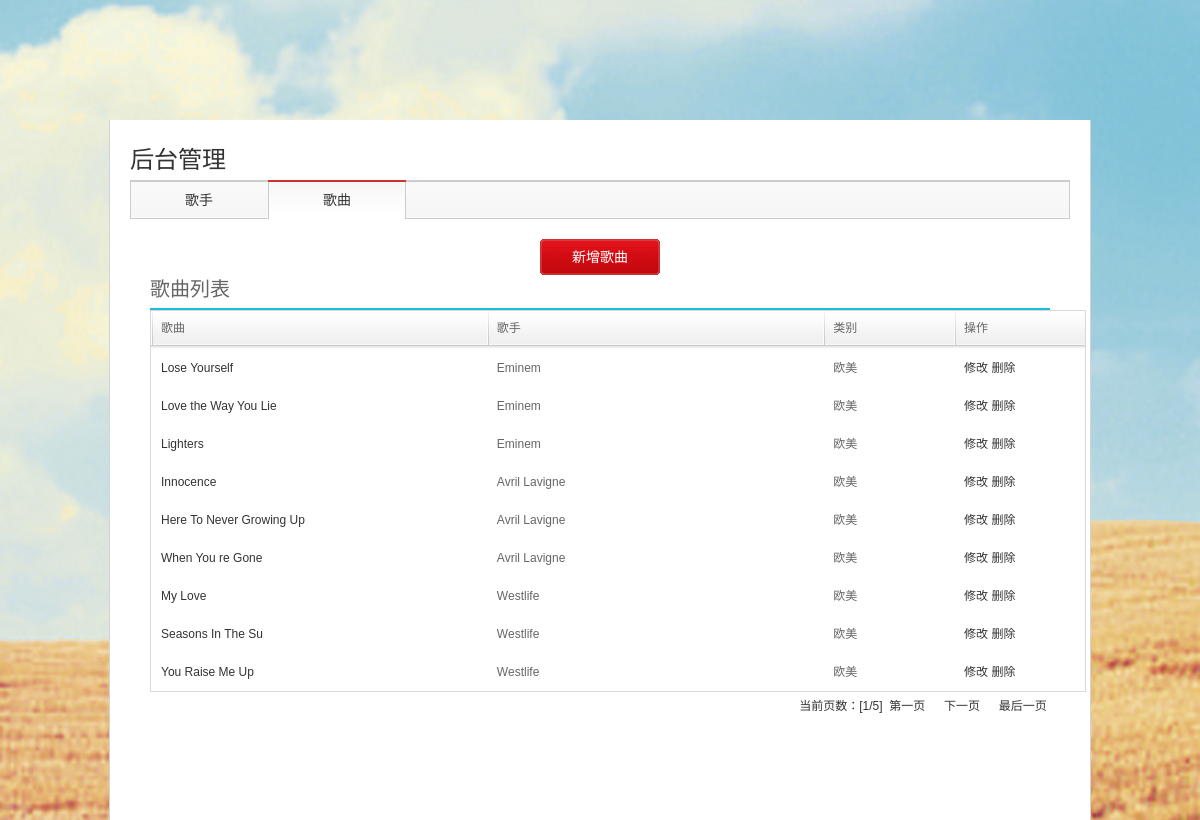
The page /manageSong on the database its author committed.
### app/models.py (models this page shows)
class Song(db.Model):
    __tablename__ = 'song'
    id = db.Column(db.Integer,primary_key=True)
    songName = db.Column(db.String(100)) # 歌曲的名字
    singer = db.Column(db.String(100))   # 歌手
    fileURL = db.Column(db.String(100))  # 歌曲的路径
    hits = db.Column(db.Integer,default=0) # 歌曲的点击量
    style = db.Column(db.Integer)         # 歌曲类型 0:全部  1:华语  2:欧美  3:日语  4:韩语  5:其他
    collects = db.relationship('Collect',backref='song')

### app/home/views.py (the view)
@home.route('/manageSong')
def manageSong():
    page = request.args.get('page', type=int)
    page_data=Song.query.paginate(page=page,per_page=9)
    return  render_template('home/manageSong.html',page_data=page_data)

### app/templates/home/manageSong.html (shortened to what this page needs)
<!DOCTYPE html>
<html>
    <head>
        <link href="{{ url_for('static',filename='css/pt_discover_index.css')}}" type="text/css" rel="stylesheet">
        <link href="{{ url_for('static',filename='css/pt_frame.css')}}" type="text/css" rel="stylesheet">
    </head>
    <body style="background: url(../../static/image/bg.jpg) repeat-y 100% 100%;">
        <div data-module="" data-sub="" id="g_top" class="m-top">
        </div>
        <div class="g-bd" style="margin-top:50px">
            <div class="g-wrap" id="baseBox">
                <div class="u-title u-title-2 f-cb">
                    <h3>
                        <span class="f-ff2">后台管理</span>
                    </h3>
                </div>
                <ul class="m-tabs f-cb">
                    <li class="fst">
                        <a href="{{url_for('home.manageArtist')}}" ><em>歌手</em> </a>
                    </li>
                    <li>
                        <a href="{{url_for('home.manageSong')}}" class="z-slt"><em>歌曲</em> </a>
                    </li>
                </ul>
                <div class="g-wrap p-prf">
                    <div class="n-bind f-cb j-flag">
                        <p class="delete">
                            <a target="contentFrame" href={{url_for('home.manageSongAdd')}} class="btn"><i>新增歌曲</i>
                            </a>
                        </p>
                    </div>
                    <div class="u-title u-title-1 f-cb m-record-title" id="rHeader">
                        <h3>
                            <span class="f-ff2 s-fc3">歌曲列表</span>
                        </h3>
                    </div>
                    <div id="m-record" data-uid="3514008" data-songs="1316"
                        class="m-record">
                        <div id="auto-id-oXK37yPmGlBEcCTf">
                            <div class="j-flag" id="auto-id-42i2wAet2Pki6UW6">
                                <table class="m-table m-table-rank">
                                    <thead>
                                        <tr>
                                            <th>
                                                <div class="wp">
                                                    歌曲
                                                </div>
                                            </th>
                                            <th class="wp">
                                                <div class="wp">
                                                    歌手
                                                </div>
                                            </th>
                                            <th class="w3">
                                                <div class="wp">
                                                    类别
                                                </div>
                                            </th>
                                            <th class="w3">
                                                <div class="wp">
                                                    操作
                                                </div>
                                            </th>
                                        </tr>
                                    </thead>
                                    <tbody>
                                        {% for song in page_data.items %}
                                        <tr>
                                            <td class="rank">
                                                {{song.songName|safe}}
                                            </td>
                                            <td class=" s-fc3">
                                                {{song.singer}}
                                            </td>
                                            <td class=" s-fc3">
                                               {% if song.style == 1 %}
                                                华语
                                                {% elif song.style == 2%}
                                                欧美
                                                {% elif song.style == 3%}
                                                日语
                                                {% elif song.style == 4%}
                                                韩语
                                                {% elif song.style == 5%}
                                                其他
                                                {% endif %}
                                            </td>
                                            <td class="">
                                                <a href="{{url_for('home.manageSongEdit',id=song.id)}}">修改</a>
                                                <a href="javascript:;" class="del" value="{{song.id}}">删除</a>
                                            </td>
                                        </tr>
                                        {% endfor %}
                                    </tbody>
                                </table>
                                <table width="100%" border="0" cellspacing="0" cellpadding="0">
                                    <tr>
                                        <td height="24" align="right">
                                            当前页数：[{{page_data.page}}/{{page_data.pages}}]&nbsp;
                                            <a href="{{ url_for('home.manageSong',page=1) }}">第一页</a>
                                                {% if page_data.has_next %}
                                            　     <a href="{{ url_for('home.manageSong',page=page_data.next_num) }}">下一页</a>
                                                {% endif %}
                                            <a href="{{ url_for('home.manageSong',page=page_data.pages) }}">最后一页&nbsp;</a>
                                        </td>
                                    </tr>
                                </table>
                            </div>
                        </div>
                    </div>
                </div>
            </div>
        </div>
    </body>
</html>

### app/static/css/pt_frame.css (style rules this page uses)
body { *zoom: 1; min-width: 982px; background: #f5f5f5; }
html { overflow: scroll; overflow-x: auto; }
.g-bd, .g-bd1, .g-bd2, .g-bd3, .g-bd4, .g-bd5, .g-bd6, .g-bd7 { width: 980px; min-height: 700px; _height: 700px; margin: 0 auto; background-color: #fff; border: 1px solid #d3d3d3; border-width: 0 1px; }
.g-wrap { padding: 20px; }
.n-bind .delete { text-align: center; }
.n-bind .delete .btn { display: inline-block; width: 120px; height: 36px; line-height: 36px; font-size: 14px; color: #fff; background: url(../images/button.png) no-repeat 0 -1329px; }

### rows shown on the page
Song: songName "Lose Yourself", singer "Eminem", style "欧美", {{ song.id }} 19 (drawn)
Song: songName "Love the Way You Lie", singer "Eminem", style "欧美", {{ song.id }} 20 (drawn)
Song: songName "Lighters", singer "Eminem", style "欧美", {{ song.id }} 21 (drawn)
Song: songName "Innocence", singer "Avril Lavigne", style "欧美", {{ song.id }} 22 (drawn)
Song: songName "Here To Never Growing Up", singer "Avril Lavigne", style "欧美", {{ song.id }} 26 (drawn)
Song: songName "When You re Gone", singer "Avril Lavigne", style "欧美", {{ song.id }} 27 (drawn)
Song: songName "My Love", singer "Westlife", style "欧美", {{ song.id }} 28 (drawn)
Song: songName "Seasons In The Su", singer "Westlife", style "欧美", {{ song.id }} 29 (drawn)
Song: songName "You Raise Me Up", singer "Westlife", style "欧美", {{ song.id }} 30 (drawn)

### other values the page prints
{{ page_data.page }} "1"
{{ page_data.pages }} "5"
